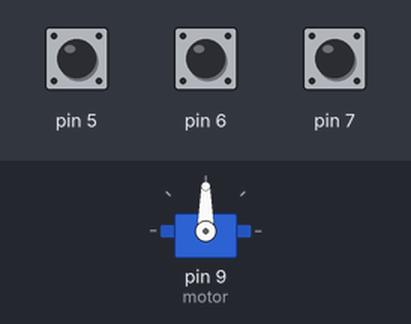
Recording of a sketch running on a simulated Arduino Uno, built with avr-gcc and run on an emulated ATmega328P. On the bench: servo. The test bench sets the inputs (shaded band); at power-on: pin 5 HIGH, pin 7 HIGH, pin 6 HIGH. What the sketch prints to the serial monitor is not drawn.

Above: at 1.2 s.
1.3 s: pin 5 pulled LOW for 0.15 s
At 2.1 s:
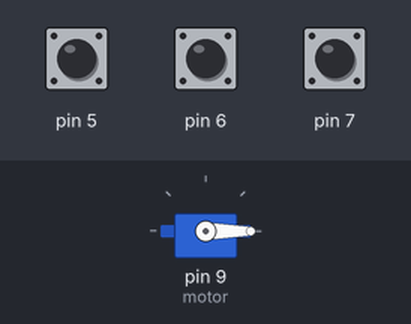
2.9 s: pin 7 pulled LOW for 0.15 s
At 3.4 s:
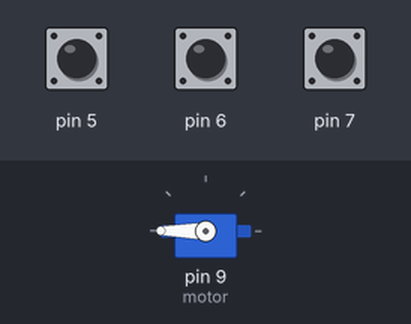
4.5 s: pin 5 pulled LOW for 1 s
At 5.8 s:
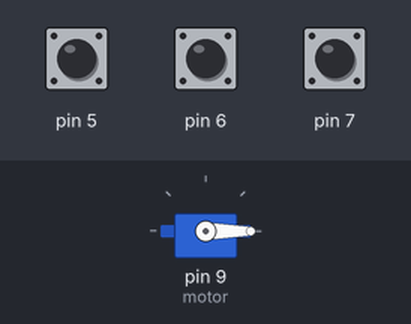
7.0 s: pin 6 pulled LOW for 0.15 s
At 7.7 s:
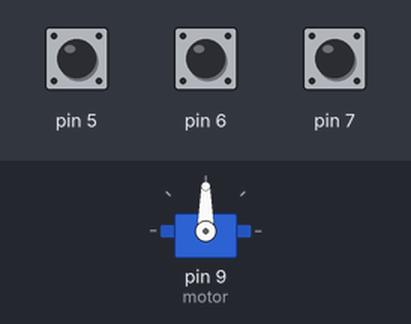
Timing chart, 0 to 9.6 s (numbered marks = the images above; inputs shaded):
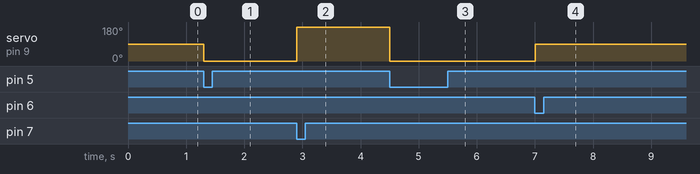

The sketch:

motor_controller_programmer.ino
```cpp
#include <Servo.h>

int throttle=90;
Servo motor;


void setup() {
  // put your setup code here, to run once:
motor.attach(9);
pinMode(7,INPUT_PULLUP);
pinMode(6,INPUT_PULLUP);
pinMode(5,INPUT_PULLUP);
Serial.begin(9600);
}

void loop() {
  // put your main code here, to run repeatedly:
if(!digitalRead(5))
throttle=0;
if(!digitalRead(6))
throttle=90;
if(!digitalRead(7))
throttle=180;
motor.write(throttle);
Serial.println(throttle);

}
```

Measured:
- after the input at 1.3 s, servo on pin 9 (motor): 90° → 0° at once
- after the input at 2.9 s, servo on pin 9 (motor): 0° → 180° at once
- after the input at 4.5 s, servo on pin 9 (motor): 180° → 0° at once
- after the input at 7.0 s, servo on pin 9 (motor): 0° → 90° at once
